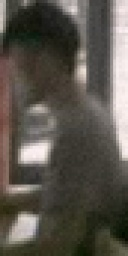
#> input picture face_detector/model_manual/ReID/test.jpg, 128 x 256 px, given in place of the camera
$ jupyter execute --allow-errors main.ipynb
#> lines starting #> are read from the running program, lines starting #| are printed output that depends on the picture
[cell 1]
import nbimporter
import cv2 as cv
import os
import pickle
import numpy as np
from features import generate_features
#> (the rest of this cell did not finish here and is left out)

[cell 2]
# # Load dataset
# pos_imgs = load_images("./data/face")  # thư mục ảnh có khuôn mặt
# neg_imgs = load_images("./data/non_face")  # thư mục ảnh không có khuôn mặt

[cell 3]
# features = generate_features(step=2) # Generate all features

[cell 4]
# with open("./cache/adaboost_stumps.pkl", "rb") as f:
#     classifiers = pickle.load(f)

[cell 5]
# trained_stumps = train_adaboost(pos_imgs, neg_imgs, features, 6000) # pos_imgs, neg_imgs, features, max_stumps

[cell 6]
# [4 lines of commented-out code are left out]

[cell 7]
# for i in range(5):
#     print(i, trained_stumps[i].threshold, trained_stumps[i].polarity, trained_stumps[i].amountOfSay)

[cell 8]
face_cascade_path = "./haarcascade_frontalface_alt.xml"

# Tạo đối tượng cascade
face_cascade = cv.CascadeClassifier(face_cascade_path)

if face_cascade.empty():
    print("--(!) Error loading face cascade")
    exit(0)

# Mở camera
cap = cv.VideoCapture(0)
if not cap.isOpened():
    print("--(!) Error opening video capture")
    exit(0)

print("[INFO] Press ESC to exit.")

while True:
    ret, frame = cap.read()
#> frame is the input picture: shape (256, 128, 3); mean B, G, R 76.4, 84.8, 89.6
    if frame is None:
        print("--(!) No captured frame -- Break!")
        break

    # Chuyển sang ảnh xám
    gray = cv.cvtColor(frame, cv.COLOR_BGR2GRAY)
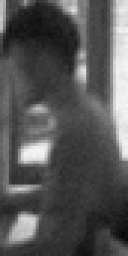
#> gray: shape (256, 128); min 6, max 247, mean 85.3
    gray = cv.equalizeHist(gray)
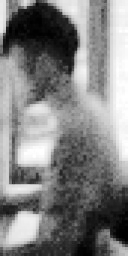
#> gray: shape (256, 128); min 0, max 255, mean 128.7

    # Phát hiện khuôn mặt
    faces = face_cascade.detectMultiScale(gray)
#> faces = ()

    # Vẽ khung quanh khuôn mặt
    for (x, y, w, h) in faces:
        center = (x + w // 2, y + h // 2)
        frame = cv.rectangle(frame, (x, y), (x + w, y + h), (255, 0, 255), 2)
#> this loop made 0 passes

    # Hiển thị kết quả
    cv.imshow('Face Detection', frame)

    # Nhấn ESC để thoát
    if cv.waitKey(10) == 27:
#> (key Esc is pressed here)
        break

cap.release()
cv.destroyAllWindows()
